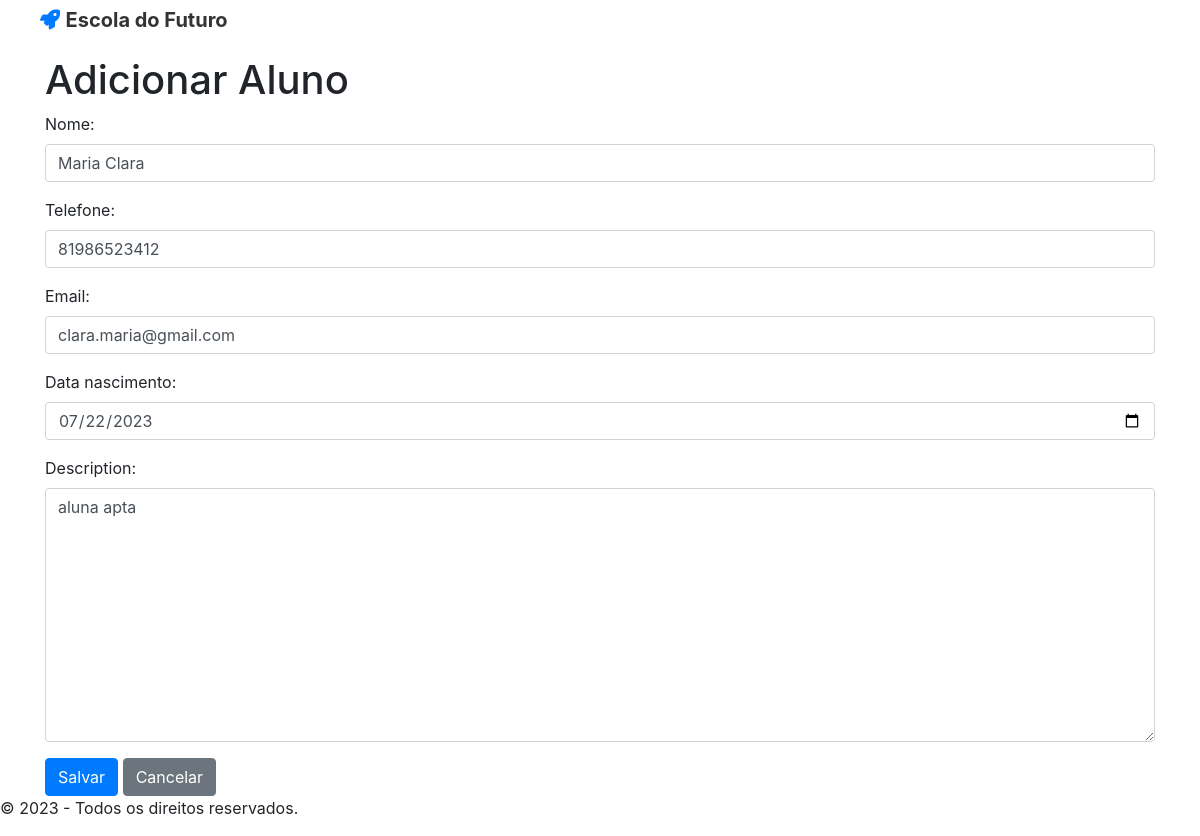
Screenshot of /aluno/2/update/ with the database file from the repository.
### main/models.py (models this page shows, shortened)
class Aluno(models.Model):
    nome = models.CharField(max_length=254)
    telefone = models.CharField(null = True,blank=True,max_length=15)
    email = models.EmailField()
    data_nascimento = models.DateField()
    description = models.TextField()
    created_at = models.DateTimeField(auto_now_add=True)
    updated_at = models.DateTimeField(auto_now=True)
    user = models.ForeignKey(get_user_model(),on_delete=models.CASCADE)

### main/views.py (the view)
# urls.py: path('aluno/<int:pk>/update/', AlunoUpdateView.as_view(), name='aluno-update'),
class AlunoUpdateView(UpdateView):
    model = Aluno
    form_class = AlunoForm
    template_name = 'main/aluno_form.html'
    success_url = reverse_lazy('aluno-list')

### main/forms.py
class AlunoForm(forms.ModelForm):
    telefone = forms.CharField(widget=forms.TextInput(attrs={'minlength':'15', 'maxlength':'15', 'onkeyup': 'handlePhone(event)'}))
    data_nascimento = forms.DateField(
        widget=forms.TextInput(
        attrs={'type':'date'}
        )
    )
    class Meta:
        model = Aluno
        fields = ['nome', 'telefone', 'email', 'data_nascimento', 'description']
    def __init__(self, *args, **kwargs):
        super().__init__(*args, **kwargs)
        self.fields['nome'].widget.attrs.update({'class': 'form-control'})
        self.fields['telefone'].widget.attrs.update({'class': 'form-control'})
        self.fields['email'].widget.attrs.update({'class': 'form-control'})
        self.fields['data_nascimento'].widget.attrs.update({'class': 'form-control'})
        self.fields['description'].widget.attrs.update({'class': 'form-control'})

### main/templates/main/aluno_form.html (shortened to what this page needs)
{% extends 'base.html' %}
{% block content %}
  <div class="container">
    <h1>Adicionar Aluno</h1>
    <form method="post">
      {{ form.as_p }}
      <button type="submit" class="btn btn-primary">Salvar</button>
      <a href="{% url 'aluno-lista' %}" class="btn btn-secondary">Cancelar</a>
    </form>
  </div>
{% endblock %}

### rows the page displays
Aluno: nome "Maria Clara", telefone "81986523412", email "clara.maria@gmail.com", data_nascimento "07/22/2023", description "aluna apta"
